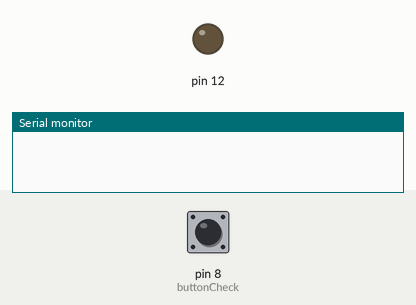
This sketch was run on a simulated Arduino Uno, built with avr-gcc and run on an emulated ATmega328P. On the bench: output pins drawn as LEDs (lit = HIGH), the last lines printed to the serial monitor. Inputs (shaded band) come from the test bench; at power-on: pin 8 (buttonCheck) HIGH.

Above: at 1.2 s.
1.3 s: pin 8 (buttonCheck) pulled LOW for 0.15 s
At 2.6 s:
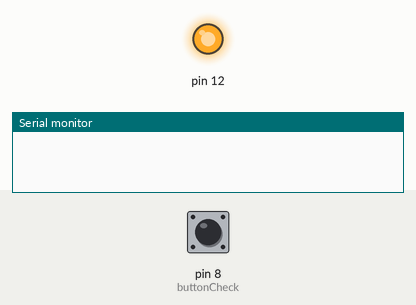
2.9 s: pin 8 (buttonCheck) pulled LOW for 1 s
At 5.1 s:
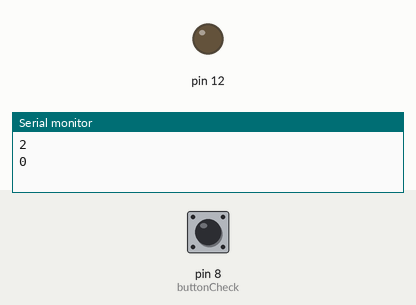
5.4 s: pin 8 (buttonCheck) pulled LOW for 3.2 s
At 6.4 s:
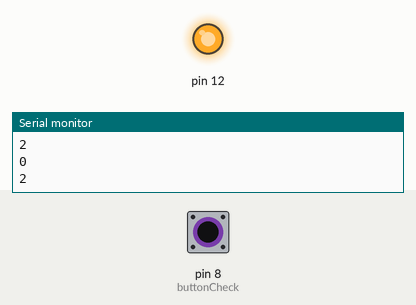
Timing chart, 0 to 10.1 s (numbered marks = the images above; inputs shaded):
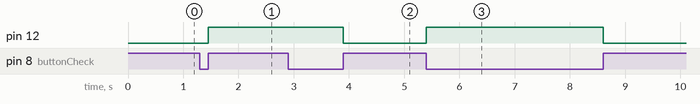

The sketch:

Opgave_3.ino
```cpp
//Check
boolean light;
int state;
boolean pressed;

// the setup function runs once when you press reset or power the board
void setup() {
  // initialize digital pin LED_BUILTIN as an output.
  pinMode(12, OUTPUT);
  pinMode(8,INPUT);
  light=0;
  state=0;
  Serial.begin(9600);
}

//Checks if the button is pressed, and changes state. 0=no light button not pressed, 1=light button not pressed, 2=button pressed
void buttonCheck(){
  if(digitalRead(8)==0 && state==0){
    light=1;
    state=2;
    Serial.println(state);
} else if(digitalRead(8)==0 && state==1){
    state=2;
    light=0;
    Serial.println(state);
  } else if (digitalRead(8)==1 && state==2){
    state=light;
    Serial.println(state);
  }
}

void setLED(){
  digitalWrite(12,light);
}

// the loop function runs over and over again forever
void loop() {
  if (digitalRead(8) == 0) {
    while(digitalRead(8) == 0) {

    }
    light = !light;


  }
  buttonCheck();
  setLED();
}
```

Measured:
- after the input at 1.3 s, pin 12: LOW → HIGH after 0.15 s
- after the input at 2.9 s, pin 12: HIGH → LOW after 1.0 s
- after the input at 5.4 s, pin 12: LOW → HIGH at once, → LOW 3.2 s later
